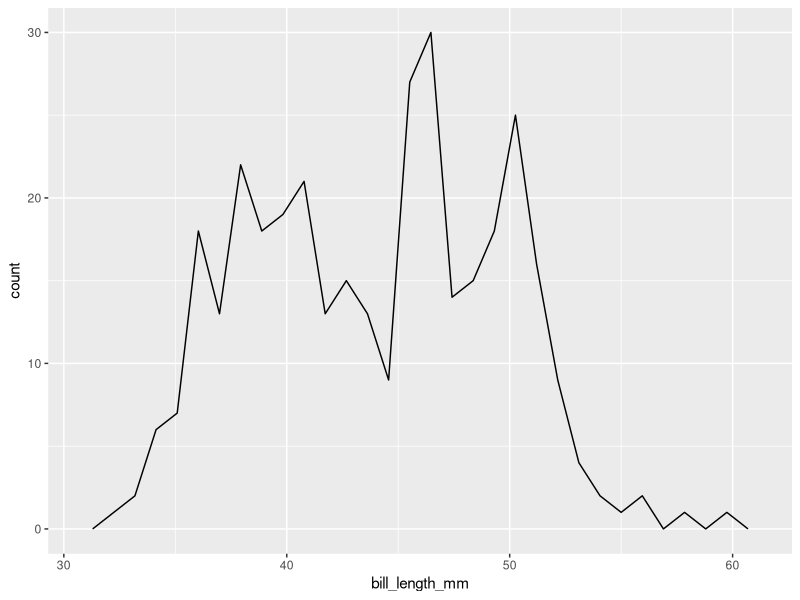
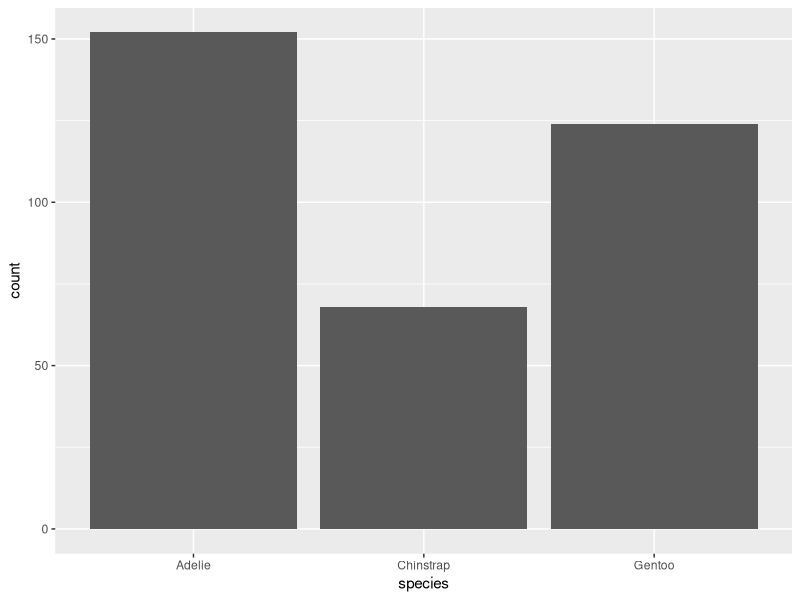
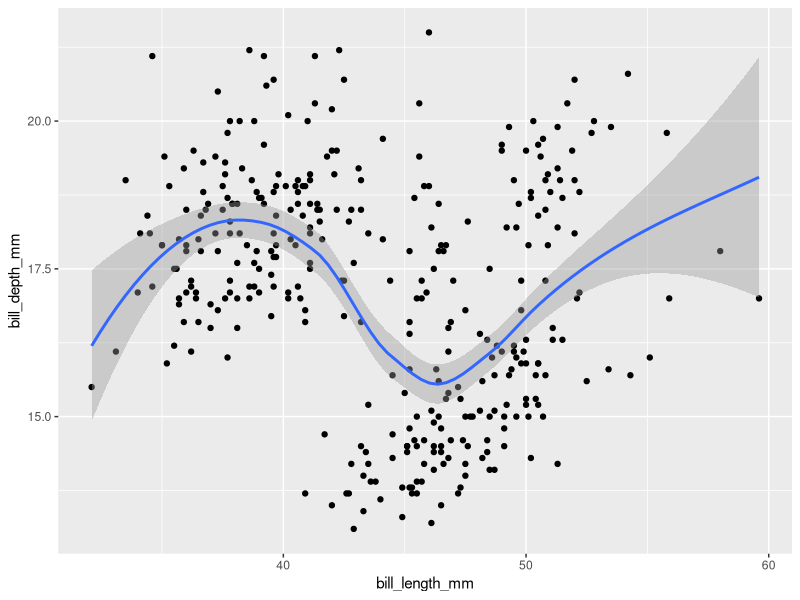
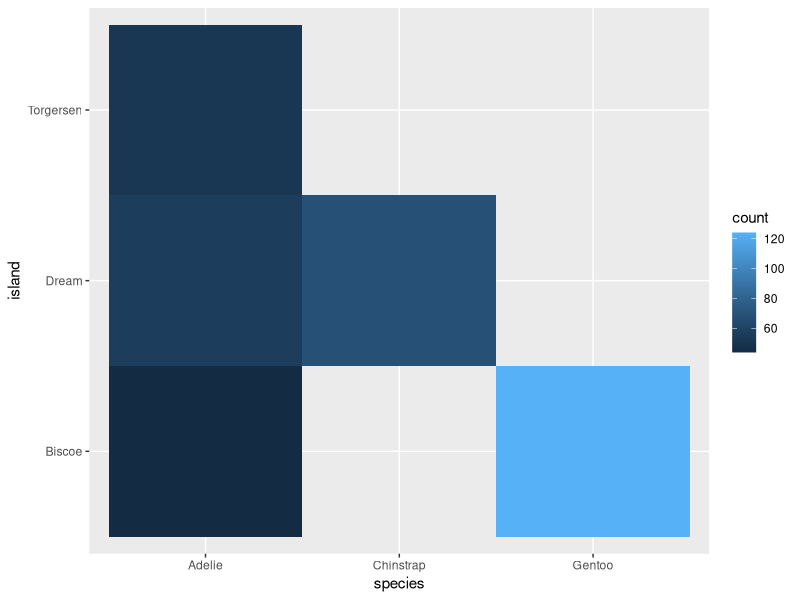
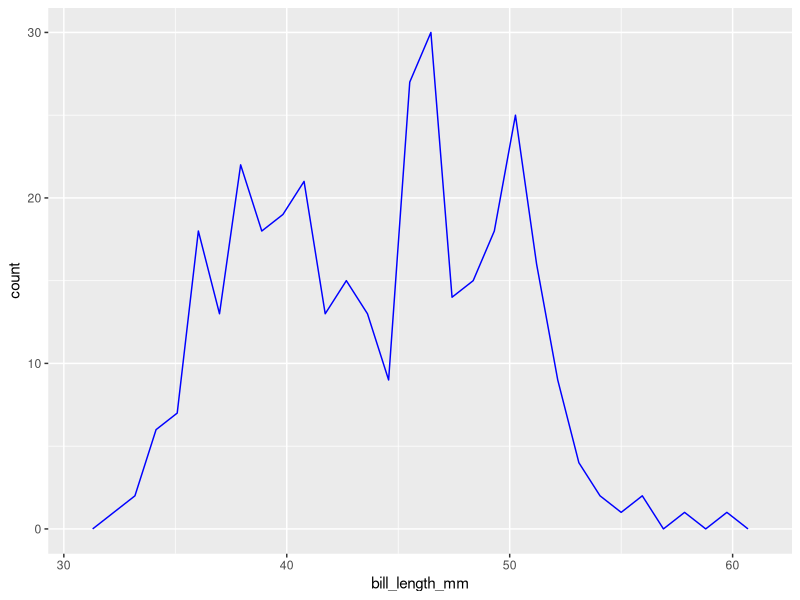
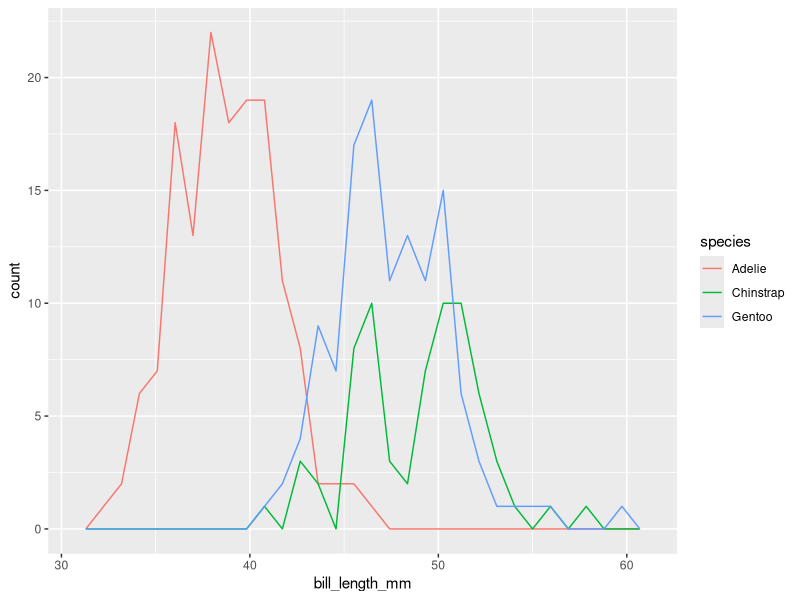
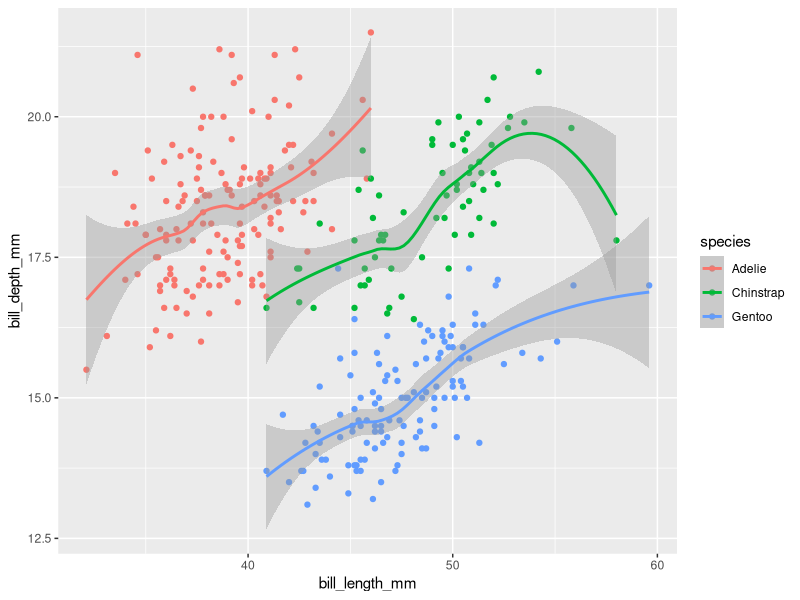
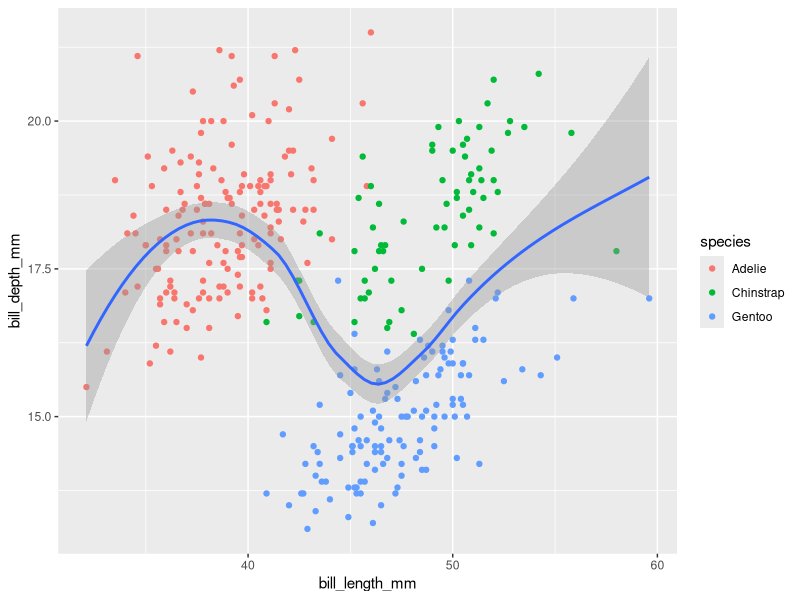

The R source for these figures, in order:
## ---- chunk 1
knitr::opts_chunk$set(echo = TRUE)
## ---- chunk 2
## install.packages("palmerpenguins")
library(palmerpenguins)
library(tidyverse)
#> ── Attaching packages ─────────────────── tidyverse 1.3.1 ──
#> ✓ ggplot2 3.3.5     ✓ purrr   0.3.4
#> ✓ tibble  3.1.2     ✓ dplyr   1.0.7
#> ✓ tidyr   1.1.3     ✓ stringr 1.4.0
#> ✓ readr   2.0.2     ✓ forcats 0.5.1
#> ── Conflicts ────────────────────── tidyverse_conflicts() ──
#> x dplyr::filter() masks stats::filter()
#> x dplyr::lag()    masks stats::lag()
penguins
#> # A tibble: 344 x 8
#>    species island    bill_length_mm bill_depth_mm
#>    <fct>   <fct>              <dbl>         <dbl>
#>  1 Adelie  Torgersen           39.1          18.7
#>  2 Adelie  Torgersen           39.5          17.4
#>  3 Adelie  Torgersen           40.3          18  
#>  4 Adelie  Torgersen           NA            NA  
#>  5 Adelie  Torgersen           36.7          19.3
#>  6 Adelie  Torgersen           39.3          20.6
#>  7 Adelie  Torgersen           38.9          17.8
#>  8 Adelie  Torgersen           39.2          19.6
#>  9 Adelie  Torgersen           34.1          18.1
#> 10 Adelie  Torgersen           42            20.2
#> # … with 334 more rows, and 4 more variables:
#> #   flipper_length_mm <int>, body_mass_g <int>, sex <fct>,
#> #   year <int>

## single quantitative frequency plot
ggplot(data = penguins, aes(x = bill_length_mm)) +
  geom_freqpoly()
#> `stat_bin()` using `bins = 30`. Pick better value with
#> `binwidth`.
#> Warning: Removed 2 rows containing non-finite values
#> (stat_bin).
## ---- chunk 3
## single categorical barplot
ggplot(data = penguins, aes(x = species)) +
  geom_bar()
## ---- chunk 4
## two quant scatterplot
ggplot(data = penguins, aes(x = bill_length_mm, y = bill_depth_mm)) +
  geom_point() +
  geom_smooth() 
#> `geom_smooth()` using method = 'loess' and formula 'y ~ x'
#> Warning: Removed 2 rows containing non-finite values
#> (stat_smooth).
#> Warning: Removed 2 rows containing missing values
#> (geom_point).
## ---- chunk 5
## two cat heatmap
ggplot(data = penguins, aes(x = species, y = island)) +
  geom_bin_2d()
## ---- chunk 6
ggplot(data = penguins, aes(x = bill_length_mm, color = species)) +
  geom_freqpoly(color = "blue") 
## ---- chunk 7
ggplot(data = penguins, aes(x = bill_length_mm, color = species)) +
  geom_freqpoly(aes(color = species))
## ---- chunk 8
ggplot(data = penguins, aes(x = bill_length_mm, y = bill_depth_mm, color = species)) +
  geom_point() +
  geom_smooth() 
## ---- chunk 9
ggplot(data = penguins, aes(x = bill_length_mm, y = bill_depth_mm)) +
  geom_point(aes(color = species)) +
  geom_smooth() 
## ---- chunk 10
ggplot(data = penguins, aes(x = bill_length_mm)) +
  geom_histogram(colour = "black", fill = "white") +
  facet_wrap(~ species, ncol = 1)
#> `stat_bin()` using `bins = 30`. Pick better value with
#> `binwidth`.
#> Warning: Removed 2 rows containing non-finite values
#> (stat_bin).
#> ncol made the graphs stacked
## ---- chunk 11
ggplot(data = penguins, aes(x = bill_length_mm, y = bill_depth_mm)) +
  geom_point() +
  geom_smooth() +
  facet_wrap(~ species)
#> `geom_smooth()` using method = 'loess' and formula 'y ~ x'
#> Warning: Removed 2 rows containing non-finite values
#> (stat_smooth).
#> Warning: Removed 2 rows containing missing values
#> (geom_point).
